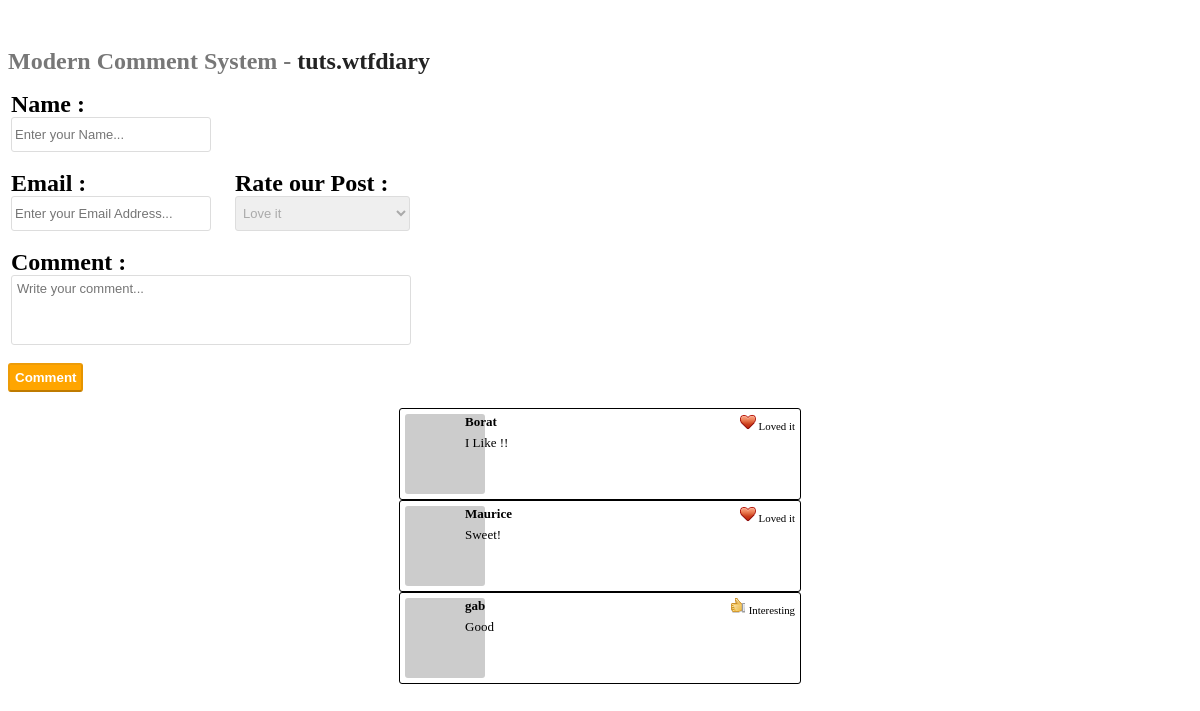
Page /comment/index.php on the committed database.
### tables this page shows
CREATE TABLE IF NOT EXISTS `comments` (
  `com_id` int(11) NOT NULL AUTO_INCREMENT,
  `name` varchar(100) DEFAULT NULL,
  `email` varchar(100) DEFAULT NULL,
  `rating` varchar(30) DEFAULT NULL,
  `comment` varchar(300) DEFAULT NULL,
  `attraction` varchar(200) DEFAULT NULL,
  PRIMARY KEY (`com_id`)
);

### comment/load_comments.php (the view, shortened to what this page needs)
<?php
$sql="Select * from comments order by rating desc LIMIT 10";
$command=mysql_query($sql);
while($data=mysql_fetch_row($command))
{
$name=$data[1];
$email=$data[2];
$lowercase = strtolower($email);
$image = md5($lowercase);
$rating=$data[3];
$comment=$data[4];
echo "<div class='comment_box coolFont' style='margin: auto; border: 1px solid black'>";
echo "<div class='image_box'><img src='http://www.gravatar.com/avatar/$image?s=50' id='avatar_img'/></div>";
echo "<div class='body'>";
echo "<div><span><b>$name</b></span> ";
echo "<span style='float:right;'><small>";
if($rating=="6")
{
echo "&nbsp; <img src='comment/icons/heart-icon.png'> Loved it";
}
else if($rating=="5")
{
echo "&nbsp; <img src='comment/icons/thumb-up-icon.png'> Interesting";
}
echo "</small></span></div>";
echo "<div class='txt form-group'>$comment</div>";
echo "</div>";
echo "</div>";
}
?>

### comment/wtfdiary.css (style rules this page uses)
.comment_box { margin-top:5px; padding:5px; max-width: 390px; border:solid 1px #aaaaaa; -moz-border-radius: 3px;-webkit-border-radius: 3px;border-radius: 3px; font-size:13px; overflow:auto; }
.image_box { float:left; width:60px; }
#avatar_img { -moz-border-radius: 3px;-webkit-border-radius: 3px;border-radius: 3px; }
.txt { margin-top:5px; text-transform: capitalize; }

### rows in the picture
comments: name "Borat", comment "I Like !!"
comments: name "Maurice", comment "Sweet!"
comments: name "gab", comment "Good"
